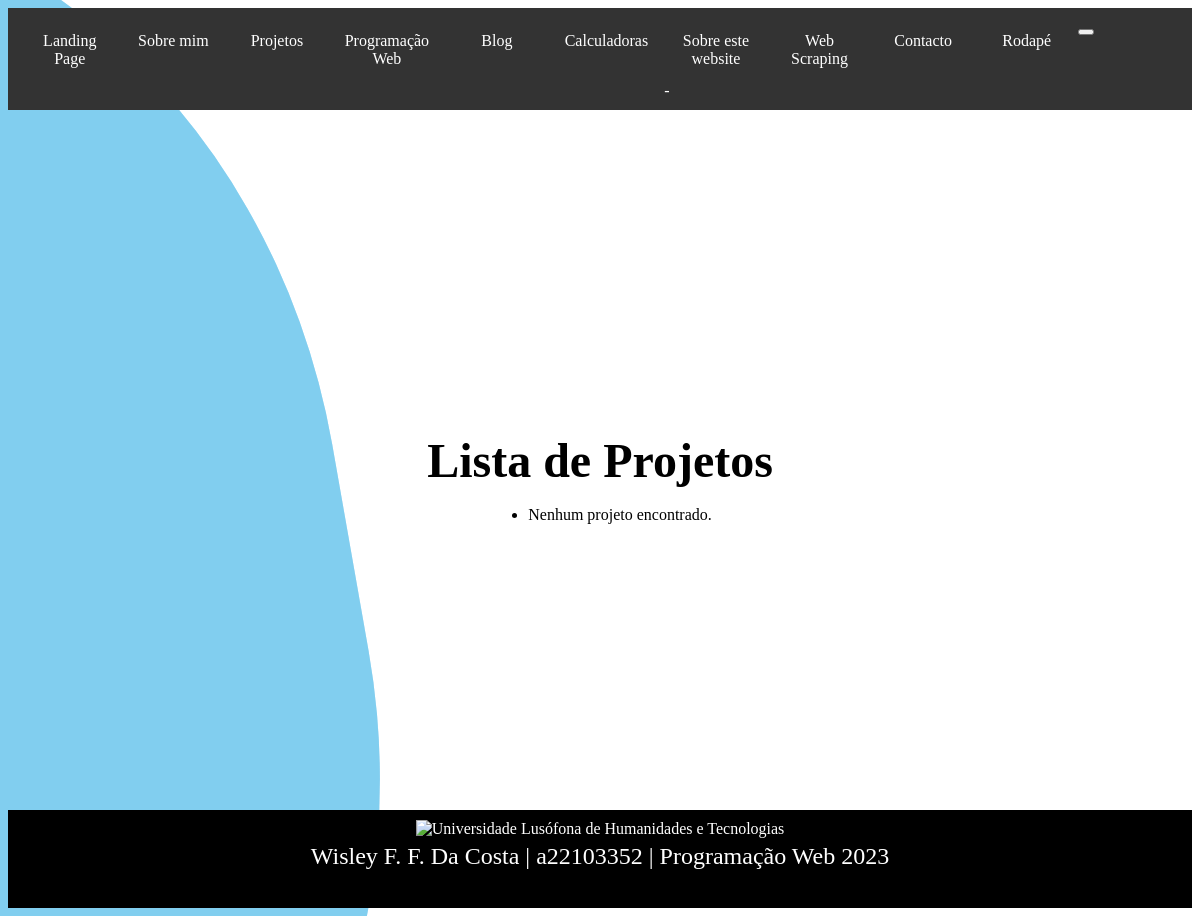
Page /projetos/ on the earlier database version.
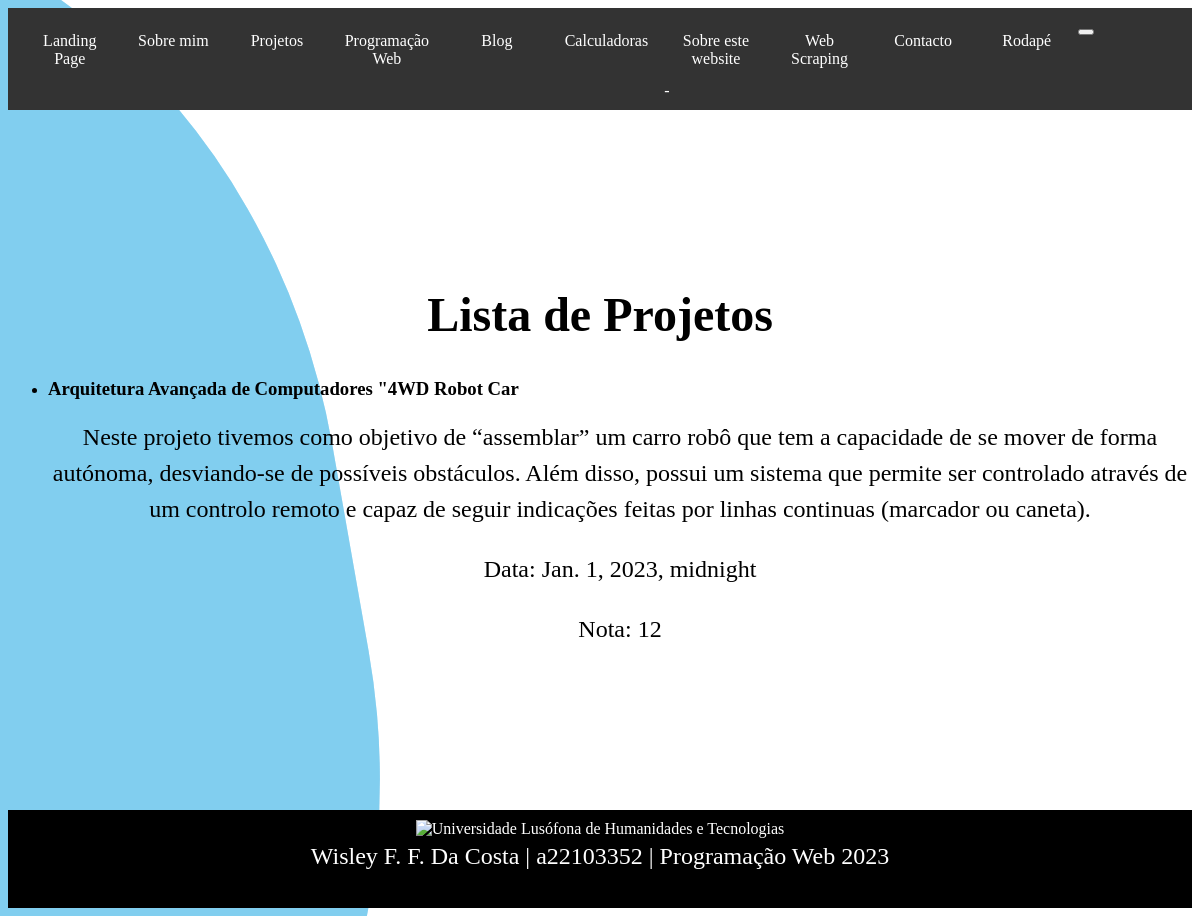
Same page on the later database version.
### portofolio/models.py (models this page shows, shortened)
class Projetos(models.Model):
    foto = models.ImageField(upload_to='foto', null=True, blank=True)
    title = models.CharField(max_length=500)
    content = models.TextField()
    data = models.DateTimeField(null=True, blank=True)
    nota = models.IntegerField(default=10)
    author = models.ForeignKey(User, on_delete=models.CASCADE, null=True, blank=True)

### portofolio/views.py (the view)
# urls.py: path('projetos/', views.projeto_list, name='projeto_list'),
def projeto_list(request):
    projetos = Projetos.objects.all()
    return render(request, 'portofolio/Projetos/projeto_list.html', {'projetos': projetos})

### portofolio/templates/portofolio/Projetos/projeto_list.html (shortened to what this page needs)
{% extends 'portofolio/Landing_Page/Hero_Page.html' %}
{% load static %}
{% block main %}
    <link rel="stylesheet" href="{% static 'portofolio/css/autenticacao/autenticacao.css' %}">
    <div class="container">
        <h1>Lista de Projetos</h1>
        <ul>
            {% for projeto in projetos %}
                <li>
                    <h3>{{ projeto.title }}</h3>
                    <p>{{ projeto.content }}</p>
                    <p>Data: {{ projeto.data }}</p>
                    <p>Nota: {{ projeto.nota }}</p>
                </li>
            {% empty %}
                <li>Nenhum projeto encontrado.</li>
            {% endfor %}
        </ul>
    </div>
{% endblock %}

### portofolio/templates/portofolio/Landing_Page/Hero_Page.html (shortened to what this page needs)
{% load static %}
<!DOCTYPE html>
<html lang="pt">
<head>
    <link rel="stylesheet" href="{% static 'portofolio/css/wavesBackground.css' %}">
    {% block link %}
        <link rel="stylesheet" href="{% static 'portofolio/css/Estilo1.css' %}">
        <link rel="stylesheet" href="{% static 'portofolio/css/Nav_Footer.css' %}">
    {% endblock link %}
</head>
<body>
<header>
    <nav>
        <ul>
            <li><a href="{% url  'portofolio:Hero_Page' %}">Landing Page</a></li>
            <li class="dropdown">
                <a data-toggle="dropdown">Sobre mim</a>
            </li>
            <li class="dropdown">
                <a href="#" data-toggle="dropdown">Projetos</a>
            </li>
            <li class="dropdown">
                <a href="#" data-toggle="dropdown">Programação Web</a>
            </li>
            <li><a href="{% url 'portofolio:post_list' %}">Blog</a></li>
            <li class="dropdown">
                <a href="#" data-toggle="dropdown">Calculadoras</a>
            </li>
            <li class="dropdown">
                <a href="#" data-toggle="dropdown">Sobre este website</a>
                -
            <li><a href="{% url 'portofolio:weather' %}">Web Scraping</a></li>
            <li><a href="{% url  'portofolio:Contactos' %}">Contacto</a></li>
            <li><a href="#myFooter">Rodapé</a></li>
            <li>
                <button id="darkmode-toggle" aria-label="Toggle dark mode">
                </button>
            </li>
        </ul>
    </nav>
</header>
<main>
    {% block main %}{% endblock %}
    <div class="background">
        <div class="box">
            <div class="wave -one"></div>
            <div class="wave -two"></div>
            <div class="wave -three"></div>
        </div>
    </div>
</main>
<footer id="myFooter">
    <section>
        <img src="{% static 'portofolio/imagem/lusofona-png.png' %}"
             alt="Universidade Lusófona de Humanidades e Tecnologias"
             class="university-logo" style="width:60px;">
        <p>Wisley F. F. Da Costa | a22103352 | Programação Web 2023</p>
    </section>
</footer>
</body>
</html>

### portofolio/static/portofolio/css/wavesBackground.css (style rules this page uses)
.background { position: fixed; top: 0; left: 0; z-index: -1; width: 100%; height: 100%; overflow: hidden; }
.box { position: absolute; top: 0; transform: rotate(80deg); left: 0; }
.wave { position: absolute; top: 0; left: 0; opacity: .4; background: #0af; width: 1500px; height: 1300px; margin-left: -150px; margin-top: -250px; transform-origin: 50% 48%; border-radius: 43%; animation: drift 7000ms infinite linear; }
.wave.-three { animation: drift 7500ms infinite linear; position: absolute; background-color: #77daff; }
.wave.-two { animation: drift 3000ms infinite linear; opacity: .1; background: black; position: absolute; }
.box:after { content: ''; display: block; left: 0; top: 0; width: 100%; height: 100%; z-index: 11; transform: translate3d(0, 0, 0); }

### portofolio/static/portofolio/css/Estilo1.css (style rules this page uses)
.container { display: flex; flex-direction: column; justify-content: center; align-items: center; min-height: calc(100vh - 10vh - 5vh); }
h1 { font-size: 3em; margin-bottom: 0; line-height: 1.2; }
p { font-size: 1.5em; margin-top: 0; line-height: 1.5; text-align: center; }

### portofolio/static/portofolio/css/Nav_Footer.css (style rules this page uses)
header { background-color: #333; color: #fff; padding: 10px; }
nav ul { list-style-type: none; margin: 0; padding: 0; display: flex; }
nav ul li { position: relative; flex: 1; }
nav ul li a { display: block; color: #fff; text-align: center; padding: 14px 16px; text-decoration: none; }
#myFooter { min-height: 3vh; background: black; color: white; padding: 10px; text-align: center; position: relative; bottom: 0; left: 0; right: 0; z-index: 9999; }

### portofolio/static/portofolio/css/autenticacao/autenticacao.css (style rules this page uses)
.container { margin-top: 20px; }

Differences in the rows shown:
added Projetos: title "Arquitetura Avançada de Computadores \"4WD Robot Car", content "Neste projeto tivemos como objetivo de “assemblar” um carro robô que tem a capacidade de se mover de forma autónoma, desviando-se de possíveis obstáculos. Além disso, possui um sistema que permite ser controlado através de um controlo remoto e capaz de seguir indicações feitas por linhas continuas (marcador ou caneta).", data "Jan. 1, 2023, midnight", nota "12"
Other differences:
text no longer shown: "Nenhum projeto encontrado."
